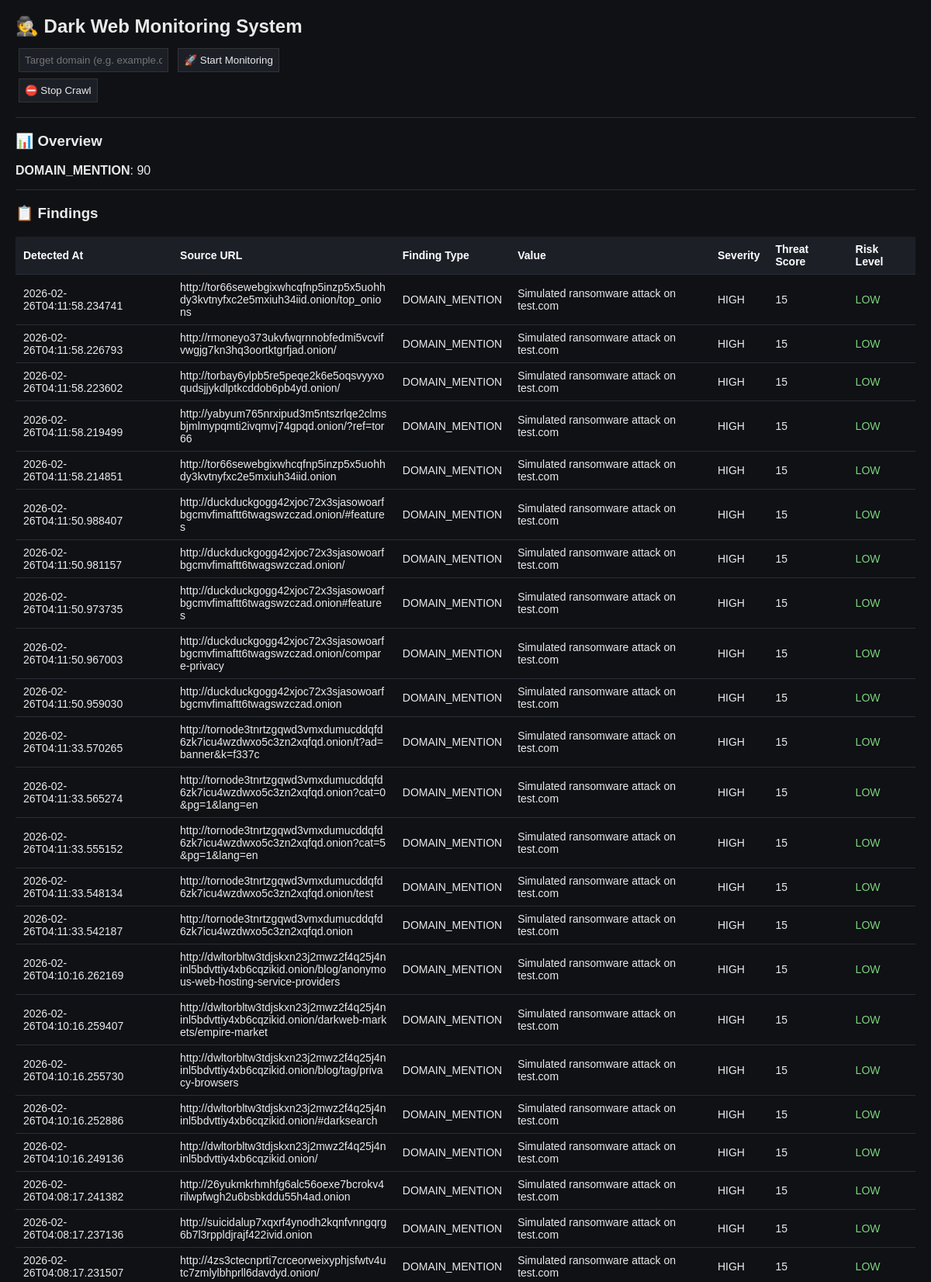
The page / (upper part) on the database its author committed.
### tables this page shows
CREATE TABLE findings (
            id INTEGER PRIMARY KEY AUTOINCREMENT,
            source_url TEXT,
            finding_type TEXT,
            value TEXT,
            severity TEXT,
            threat_score INTEGER,
            risk_level TEXT,
            detected_at TEXT
        );

### gui.py (the view)
@app.route("/", methods=["GET"])
def index():
    findings = get_findings()
    summary_by_type = get_summary_by_type()
    risk_overview = get_risk_overview()
    return render_template(
        "index.html",
        findings=findings,
        summary_by_type=summary_by_type,
        risk_overview=risk_overview
    )

### storage.py (called while the page is built)
def get_findings(order_by="detected_at DESC"):
    conn = sqlite3.connect(DB_NAME)
    conn.row_factory = sqlite3.Row
    cur = conn.cursor()
    cur.execute(f"""
        SELECT *
        FROM findings
        ORDER BY {order_by}
    """)
    rows = cur.fetchall()
    conn.close()
    return rows

def get_summary_by_type():
    conn = sqlite3.connect(DB_NAME)
    cur = conn.cursor()
    cur.execute("""
        SELECT finding_type, COUNT(*)
        FROM findings
        GROUP BY finding_type
    """)
    data = cur.fetchall()
    conn.close()
    return data

def get_risk_overview():
    conn = sqlite3.connect(DB_NAME)
    cur = conn.cursor()
    cur.execute("""
        SELECT risk_level, COUNT(*)
        FROM findings
        GROUP BY risk_level
    """)
    data = cur.fetchall()
    conn.close()
    return data

### templates/index.html (shortened to what this page needs)
<!DOCTYPE html>
<html>
<head>
</head>
<body>
<h2>🕵️ Dark Web Monitoring System</h2>
<form method="POST" action="/run">
    <input type="text" name="org" placeholder="Target domain (e.g. example.com)" required>
    <button type="submit">🚀 Start Monitoring</button>
</form>
<form method="POST" action="/stop">
    <button type="submit">⛔ Stop Crawl</button>
</form>
<hr>
<h3>📊 Overview</h3>
{% for t, c in summary_by_type %}
    <div class="summary-box">
        <strong>{{ t }}</strong>: {{ c }}
    </div>
{% endfor %}
<hr>
<h3>📋 Findings</h3>
<table>
<tr>
    <th>Detected At</th>
    <th>Source URL</th>
    <th>Finding Type</th>
    <th>Value</th>
    <th>Severity</th>
    <th>Threat Score</th>
    <th>Risk Level</th>
</tr>
{% for f in findings %}
<tr>
    <td>{{ f.detected_at }}</td>
    <td style="max-width:280px; word-break:break-all;">{{ f.source_url }}</td>
    <td>{{ f.finding_type }}</td>
    <td style="max-width:250px; word-break:break-word;">{{ f.value }}</td>
    <td>{{ f.severity }}</td>
    <td>{{ f.threat_score }}</td>
    <td class="risk-{{ f.risk_level }}">{{ f.risk_level }}</td>
</tr>
{% endfor %}
</table>
</body>
</html>

### templates/index.html (style rules this page uses)
body { font-family: Arial, sans-serif; background: #0f1115; color: #eaeaea; margin: 20px; }
h2 { margin-bottom: 10px; }
table { width: 100%; border-collapse: collapse; margin-top: 15px; font-size: 14px; }
th, td { padding: 8px 10px; border-bottom: 1px solid #2a2d34; text-align: left; }
th { background: #1c1f26; color: #ffffff; }
input, button { padding: 7px; margin: 4px; background: #1c1f26; color: #eaeaea; border: 1px solid #333; }
button { cursor: pointer; }
.risk-LOW { color: #7fd37f; }
.summary-box { display: inline-block; margin-right: 20px; }
hr { border: 0; border-top: 1px solid #2a2d34; margin: 15px 0; }

### rows shown on the page
findings: finding_type "DOMAIN_MENTION", id "90", detected_at "2026-02-26T04:11:58.234741", source_url "http://tor66sewebgixwhcqfnp5inzp5x5uohhdy3kvtnyfxc2e5mxiuh34iid.onion/top_onions", value "Simulated ransomware attack on test.com", severity "HIGH", threat_score "15", risk_level "LOW"
findings: detected_at "2026-02-26T04:11:58.226793", source_url "http://rmoneyo373ukvfwqrnnobfedmi5vcvifvwgjg7kn3hq3oortktgrfjad.onion/", finding_type "DOMAIN_MENTION", value "Simulated ransomware attack on test.com", severity "HIGH", threat_score "15", risk_level "LOW"
findings: detected_at "2026-02-26T04:11:58.223602", source_url "http://torbay6ylpb5re5peqe2k6e5oqsvyyxoqudsjjykdlptkcddob6pb4yd.onion/", finding_type "DOMAIN_MENTION", value "Simulated ransomware attack on test.com", severity "HIGH", threat_score "15", risk_level "LOW"
findings: detected_at "2026-02-26T04:11:58.219499", source_url "http://yabyum765nrxipud3m5ntszrlqe2clmsbjmlmypqmti2ivqmvj74gpqd.onion/?ref=tor66", finding_type "DOMAIN_MENTION", value "Simulated ransomware attack on test.com", severity "HIGH", threat_score "15", risk_level "LOW"
findings: detected_at "2026-02-26T04:11:58.214851", source_url "http://tor66sewebgixwhcqfnp5inzp5x5uohhdy3kvtnyfxc2e5mxiuh34iid.onion", finding_type "DOMAIN_MENTION", value "Simulated ransomware attack on test.com", severity "HIGH", threat_score "15", risk_level "LOW"
findings: detected_at "2026-02-26T04:11:50.988407", source_url "http://duckduckgogg42xjoc72x3sjasowoarfbgcmvfimaftt6twagswzczad.onion/#features", finding_type "DOMAIN_MENTION", value "Simulated ransomware attack on test.com", severity "HIGH", threat_score "15", risk_level "LOW"
findings: detected_at "2026-02-26T04:11:50.981157", source_url "http://duckduckgogg42xjoc72x3sjasowoarfbgcmvfimaftt6twagswzczad.onion/", finding_type "DOMAIN_MENTION", value "Simulated ransomware attack on test.com", severity "HIGH", threat_score "15", risk_level "LOW"
findings: detected_at "2026-02-26T04:11:50.973735", source_url "http://duckduckgogg42xjoc72x3sjasowoarfbgcmvfimaftt6twagswzczad.onion#features", finding_type "DOMAIN_MENTION", value "Simulated ransomware attack on test.com", severity "HIGH", threat_score "15", risk_level "LOW"
findings: detected_at "2026-02-26T04:11:50.967003", source_url "http://duckduckgogg42xjoc72x3sjasowoarfbgcmvfimaftt6twagswzczad.onion/compare-privacy", finding_type "DOMAIN_MENTION", value "Simulated ransomware attack on test.com", severity "HIGH", threat_score "15", risk_level "LOW"
findings: detected_at "2026-02-26T04:11:50.959030", source_url "http://duckduckgogg42xjoc72x3sjasowoarfbgcmvfimaftt6twagswzczad.onion", finding_type "DOMAIN_MENTION", value "Simulated ransomware attack on test.com", severity "HIGH", threat_score "15", risk_level "LOW"
findings: detected_at "2026-02-26T04:11:33.570265", source_url "http://tornode3tnrtzgqwd3vmxdumucddqfd6zk7icu4wzdwxo5c3zn2xqfqd.onion/t?ad=banner&k=f337c", finding_type "DOMAIN_MENTION", value "Simulated ransomware attack on test.com", severity "HIGH", threat_score "15", risk_level "LOW"
findings: detected_at "2026-02-26T04:11:33.565274", source_url "http://tornode3tnrtzgqwd3vmxdumucddqfd6zk7icu4wzdwxo5c3zn2xqfqd.onion?cat=0&pg=1&lang=en", finding_type "DOMAIN_MENTION", value "Simulated ransomware attack on test.com", severity "HIGH", threat_score "15", risk_level "LOW"
findings: detected_at "2026-02-26T04:11:33.555152", source_url "http://tornode3tnrtzgqwd3vmxdumucddqfd6zk7icu4wzdwxo5c3zn2xqfqd.onion?cat=5&pg=1&lang=en", finding_type "DOMAIN_MENTION", value "Simulated ransomware attack on test.com", severity "HIGH", threat_score "15", risk_level "LOW"
findings: detected_at "2026-02-26T04:11:33.548134", source_url "http://tornode3tnrtzgqwd3vmxdumucddqfd6zk7icu4wzdwxo5c3zn2xqfqd.onion/test", finding_type "DOMAIN_MENTION", value "Simulated ransomware attack on test.com", severity "HIGH", threat_score "15", risk_level "LOW"
findings: detected_at "2026-02-26T04:11:33.542187", source_url "http://tornode3tnrtzgqwd3vmxdumucddqfd6zk7icu4wzdwxo5c3zn2xqfqd.onion", finding_type "DOMAIN_MENTION", value "Simulated ransomware attack on test.com", severity "HIGH", threat_score "15", risk_level "LOW"
findings: detected_at "2026-02-26T04:10:16.262169", source_url "http://dwltorbltw3tdjskxn23j2mwz2f4q25j4ninl5bdvttiy4xb6cqzikid.onion/blog/anonymous-web-hosting-service-providers", finding_type "DOMAIN_MENTION", value "Simulated ransomware attack on test.com", severity "HIGH", threat_score "15", risk_level "LOW"
findings: detected_at "2026-02-26T04:10:16.259407", source_url "http://dwltorbltw3tdjskxn23j2mwz2f4q25j4ninl5bdvttiy4xb6cqzikid.onion/darkweb-markets/empire-market", finding_type "DOMAIN_MENTION", value "Simulated ransomware attack on test.com", severity "HIGH", threat_score "15", risk_level "LOW"
findings: detected_at "2026-02-26T04:10:16.255730", source_url "http://dwltorbltw3tdjskxn23j2mwz2f4q25j4ninl5bdvttiy4xb6cqzikid.onion/blog/tag/privacy-browsers", finding_type "DOMAIN_MENTION", value "Simulated ransomware attack on test.com", severity "HIGH", threat_score "15", risk_level "LOW"
findings: detected_at "2026-02-26T04:10:16.252886", source_url "http://dwltorbltw3tdjskxn23j2mwz2f4q25j4ninl5bdvttiy4xb6cqzikid.onion/#darksearch", finding_type "DOMAIN_MENTION", value "Simulated ransomware attack on test.com", severity "HIGH", threat_score "15", risk_level "LOW"
findings: detected_at "2026-02-26T04:10:16.249136", source_url "http://dwltorbltw3tdjskxn23j2mwz2f4q25j4ninl5bdvttiy4xb6cqzikid.onion/", finding_type "DOMAIN_MENTION", value "Simulated ransomware attack on test.com", severity "HIGH", threat_score "15", risk_level "LOW"
findings: detected_at "2026-02-26T04:08:17.241382", source_url "http://26yukmkrhmhfg6alc56oexe7bcrokv4rilwpfwgh2u6bsbkddu55h4ad.onion", finding_type "DOMAIN_MENTION", value "Simulated ransomware attack on test.com", severity "HIGH", threat_score "15", risk_level "LOW"
findings: detected_at "2026-02-26T04:08:17.237136", source_url "http://suicidalup7xqxrf4ynodh2kqnfvnngqrg6b7l3rppldjrajf422ivid.onion", finding_type "DOMAIN_MENTION", value "Simulated ransomware attack on test.com", severity "HIGH", threat_score "15", risk_level "LOW"
findings: detected_at "2026-02-26T04:08:17.231507", source_url "http://4zs3ctecnprti7crceorweixyphjsfwtv4utc7zmlylbhprll6davdyd.onion/", finding_type "DOMAIN_MENTION", value "Simulated ransomware attack on test.com", severity "HIGH", threat_score "15", risk_level "LOW"
